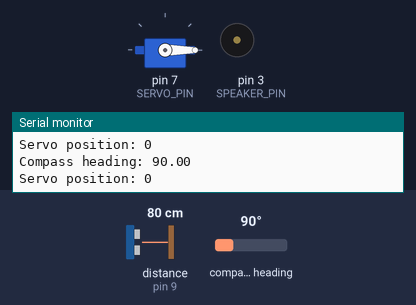
Recording of a sketch running on a simulated Arduino Uno, built with avr-gcc and run on an emulated ATmega328P. Parts: servo, buzzer (waves = sounding), the last lines printed to the serial monitor. Wiring (inferred from the names in the program): ultrasonic range finder: trigger pin 10; echo pin 9; HMC5883L compass at I2C address 0x1E. The test bench sets the inputs (shaded band); at power-on: distance to the obstacle (sensor on pin 9) 80 cm, compass heading 90°. The echo pulse lasts 58.3 µs per cm.

Above: at 1.2 s.
1.3 s: distance to the obstacle (sensor on pin 9) set to 6 cm
4.3 s: distance to the obstacle (sensor on pin 9) set to 3 cm
At 5.1 s:
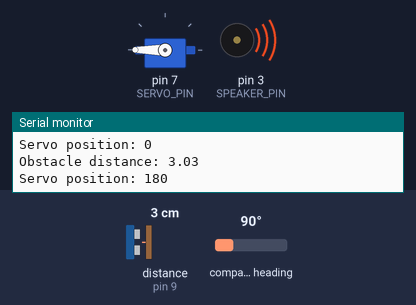
5.9 s: distance to the obstacle (sensor on pin 9) set to 9 cm
At 6.4 s:
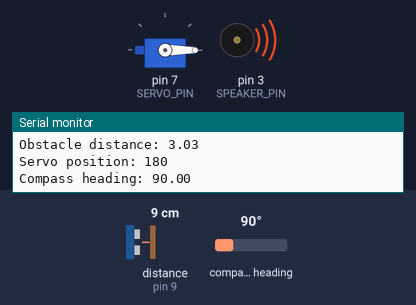
7.9 s: compass heading set to 7°
At 8.6 s:
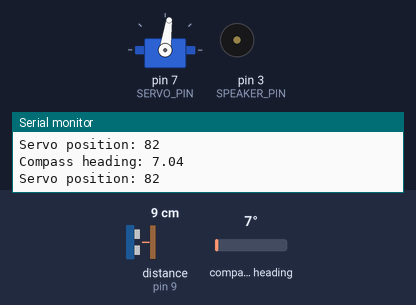
9.4 s: compass heading set to 269°
At 9.9 s:
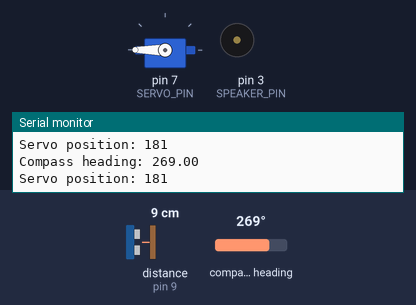
12.4 s: compass heading set to 187°
15.4 s: compass heading set to 176°
At 16.7 s:
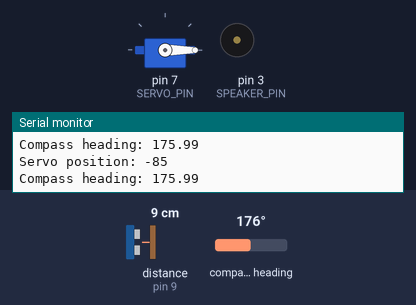
Timing chart, 0 to 17.9 s (numbered marks = the images above; inputs shaded):
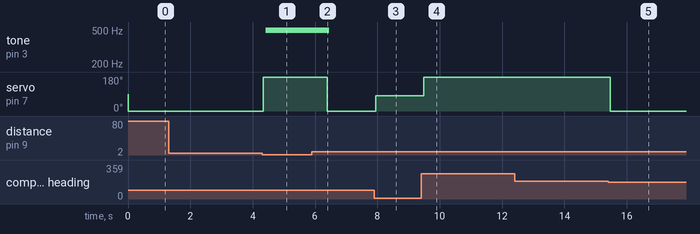

The sketch:

compass_with_one_US_sensor.ino
```cpp
#include <Servo.h>
#include <Wire.h> //I2C Arduino Library for HMC5883 COMPASS
#define addr 0x1E //I2C Address for The HMC5883

#define DEBUG
#ifdef DEBUG
 #define DEBUG_PRINT(x)  Serial.print(x)
#else
 #define DEBUG_PRINT(x)
#endif

//#define FOLLOW //Compass follower, vs. heading compensator

//SERVO VARIABLES
Servo wheel;
const int SERVO_PIN = 7;
const int DEFAULT_POS = 90;
int servo_pos = DEFAULT_POS;

//SPEAKER VARIABLES
  const int SPEAKER_PIN = 3;

//US SENSOR RELEVANT VARIABLES
  const int TRIG_PIN = 10;
  const int ECHO_PIN = 9;
  const unsigned int MAX_TIME = 23200;  // Anything over 400 cm (10000 us pulse) is "out of range"
  const float PW_TO_CM = 58.0;
  const unsigned int MAX_DIST = MAX_TIME/PW_TO_CM;
  const float CM_TO_DEG = MAX_DIST/90;
  const int DOGATRON_RADIUS = 5; // cm

void setup() {
  Serial.begin(9600);
  //SPEAKER SETUP
  pinMode(SPEAKER_PIN, OUTPUT);
  //DIGITAL COMPASS SETUP
  Wire.begin();
  Wire.beginTransmission(addr); //start talking
  Wire.write(0x02); // Set the Register
  Wire.write(0x00); // Tell the HMC5883 to Continuously Measure
  Wire.endTransmission();

  //SERVO SETUP
  wheel.attach(SERVO_PIN);

  //US Sensor
  pinMode(TRIG_PIN, OUTPUT);
  digitalWrite(TRIG_PIN, LOW);
}

void loop() {
  // US SENSOR: distance to nearest obstacle in cm (from datasheet and sample code)
  int pulse_width = ping(TRIG_PIN, ECHO_PIN);
  float obstacle_dist = (pulse_width < MAX_TIME) ? (pulse_width/PW_TO_CM) : (MAX_TIME/PW_TO_CM);
  float pitch = 2500*((MAX_DIST-obstacle_dist)/MAX_DIST)+500;
  //buzz(SPEAKER_PIN, pitch, 500);
  // If impending collision (based on US sensor data), move to the right for 5 seconds
  if(obstacle_dist < DOGATRON_RADIUS) {
    servo_pos = DEFAULT_POS + 90; // TURN RIGHT
    wheel.write(servo_pos);
    DEBUG_PRINT("Obstacle distance: "); DEBUG_PRINT(obstacle_dist); DEBUG_PRINT("\n");
    DEBUG_PRINT("Servo position: "); DEBUG_PRINT(servo_pos); DEBUG_PRINT("\n");
    //delay(2000);
  buzz(SPEAKER_PIN, 500, 1000);
  }
  // If no impending collision, move north based on compass data
  else
  {
    float heading = getHeading();

    //set servo position
    if(heading >= 0 && heading <= 180){
      #ifdef FOLLOW
      servo_pos = DEFAULT_POS + heading;
      #else
      servo_pos = DEFAULT_POS - heading;
      #endif
    }
    else{
      #ifdef FOLLOW
      servo_pos = DEFAULT_POS - (360-heading);
      #else
      servo_pos = DEFAULT_POS + (360-heading);
      #endif
    }

    DEBUG_PRINT("Compass heading: "); DEBUG_PRINT(heading); DEBUG_PRINT("\n");
    DEBUG_PRINT("Servo position: "); DEBUG_PRINT(servo_pos); DEBUG_PRINT("\n");

    wheel.write(servo_pos);
  }
}


int ping(int trig, int echo) {
  unsigned long t1;
  unsigned long t2;
  unsigned long pulse_width;

  // Hold the trigger pin high for 10 us
  digitalWrite(trig, HIGH);
  delayMicroseconds(10);
  digitalWrite(trig, LOW);

  // Wait for pulse on echo pin, then measure how long the echo pin was held high (pulse width)
  while (digitalRead(echo) == 0);
  t1 = micros();
  while (digitalRead(echo) == 1);
  t2 = micros();
  pulse_width = t2 - t1;

  return pulse_width;
}


float getHeading() {    // GETTING HMC5883 X,Y AND Z VALUES
  int x,y,z; //triple axis data

  //Tell the HMC what regist to begin writing data into
  Wire.beginTransmission(addr);
  Wire.write(0x03); //start with register 3.
  Wire.endTransmission();

 //Read the compass data: 2 bytes for each axis, 6 total bytes
  Wire.requestFrom(addr, 6);
  if(6 <= Wire.available()) {
    x = Wire.read()<<8; //MSB  x for reference on bitshift see: https://www.arduino.cc/en/Reference/Bitshift
    x |= Wire.read(); //LSB  x for reference on bitwise OR see: https://www.arduino.cc/en/Reference/BitwiseAnd
    z = Wire.read()<<8; //MSB  z
    z |= Wire.read(); //LSB z
    y = Wire.read()<<8; //MSB y
    y |= Wire.read(); //LSB y
  }

  //Calculate heading, with range 0-360
  float heading = atan2(y,x);
  heading = (heading<0) ? heading + 2*M_PI : heading;
  heading = heading * 180/M_PI;

  return heading;
}

void buzz(int pin, long frequency, long len) {
  long delayVal = 1000000/frequency/2; // Delay value between transitions; unitless (1 second in us)/(1/s)
  long numCycles = frequency*len/1000; // Number of cycles; unitless (1/s)/(s)
  for (long i=0; i < numCycles; i++) {
    digitalWrite(pin, HIGH);      // high (push out the diaphram)
    delayMicroseconds(delayVal);  // wait
    digitalWrite(pin, LOW);       // low (pull back the diaphram)
    delayMicroseconds(delayVal);  // wait
  }
}
```

Measured:
- the behaviour switches between 5 and 4 cm on distance to the obstacle (sensor on pin 9) (found by bisection; images 0 and 1)
- the behaviour switches between 181 and 180° on compass heading (found by bisection; images 4 and 5)
- after the input at 4.3 s, tone on pin 3 (SPEAKER_PIN): silent → 494 Hz after 0.12 s; servo on pin 7 (SERVO_PIN): 0° → 180° at once
- after the input at 5.9 s, tone on pin 3 (SPEAKER_PIN): 494 Hz → silent after 0.56 s; servo on pin 7 (SERVO_PIN): 180° → 0° after 0.49 s
- after the input at 7.9 s, servo on pin 7 (SERVO_PIN): 0° → 82° at once
- after the input at 9.4 s, servo on pin 7 (SERVO_PIN): 82° → 180° after 0.08 s
- after the input at 15.4 s, servo on pin 7 (SERVO_PIN): 180° → 0° after 0.08 s
